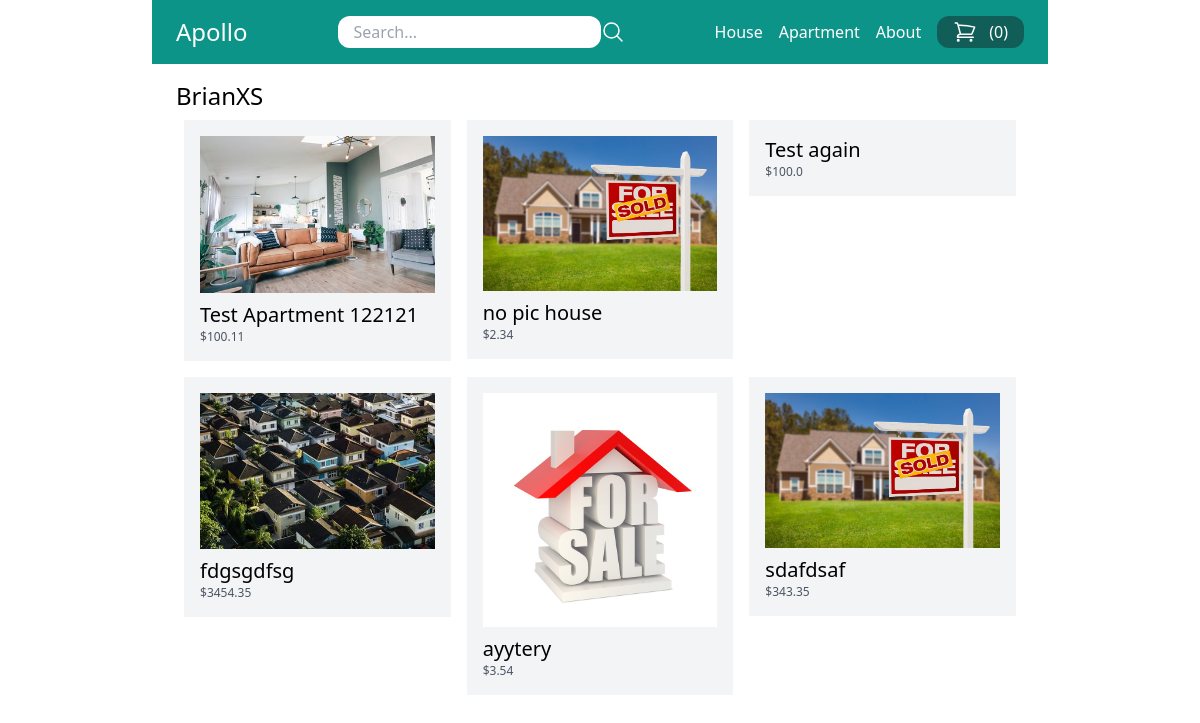
The page /vendors/3/ on the database its author committed.
### store/models.py (models this page shows, shortened)
class Category(models.Model):
    title = models.CharField(max_length=50)
    slug = models.SlugField(max_length=50)
    class Meta:
        verbose_name_plural = 'Categories'

class Product(models.Model):
    DRAFT = 'draft'
    WAITING_APPROVAL = 'waitingapproval'
    ACTIVE = 'active'
    DELETED = 'deleted'
    STATUS_CHOICES = (
        (DRAFT, 'Draft'),
        (WAITING_APPROVAL, 'Waiting approval'),
        (ACTIVE, 'Active'),
        (DELETED, 'Deleted'),
    )
    user = models.ForeignKey(User, related_name='products', on_delete=models.CASCADE)
    category = models.ForeignKey(Category, related_name='products', on_delete=models.CASCADE)
    title = models.CharField(max_length=50)
    slug = models.SlugField(max_length=50)
    description = models.TextField(blank=True)
    price = models.IntegerField()
    image = models.ImageField(upload_to='uploads/product_images/', blank=True, null=True)
    thumbnail = models.ImageField(upload_to='uploads/product_images/thumbnails/', blank=True, null=True)
    created_at = models.DateTimeField(auto_now_add=True)
    updated_at = models.DateTimeField(auto_now=True)
    status = models.CharField(max_length=50, choices=STATUS_CHOICES, default=ACTIVE)
    class Meta:
        ordering = ('-created_at',)
    def get_display_price(self):
        return self.price / 100

### userprofile/views.py (the view)
# urls.py: path('vendors/<int:pk>/', views.vendor_detail, name='vendor_detail'),
def vendor_detail(request, pk):
    user = User.objects.get(pk=pk)
    products = user.products.filter(status=Product.ACTIVE)
    return render(request, 'userprofile/vendor_detail.html', {
        'user': user,
        'products': products,
    })

### store/cart.py (called while the page is built)
    def __len__(self):
        return sum(item['quantity'] for item in self.cart.values())

### store/context_processors.py (called while the page is built)
def cart(request):
    return {'cart': Cart(request)}

### store/templatetags/menu.py (called while the page is built)
@register.inclusion_tag('core/menu.html')
def menu():
    categories = Category.objects.all()
    return {'categories': categories}

### userprofile/templates/userprofile/vendor_detail.html (shortened to what this page needs)
{% extends 'core/base.html' %}
{% block content %}
<h1 class="text-2xl">{% firstof user.get_full_name user.username %}</h1>
<div class="flex flex-wrap">
    {% for product in user.products.all %}
        <div class="product w-1/3 p-2">
            <div class="p-4 bg-gray-100">
                <a href="{% url 'product_detail' product.category.slug product.slug %}">
                    {% if product.image %}
                        <div class="image mb-2">
                            <img src="{{ product.image.url }}" alt="Image of {{ product.title }}">
                        </div>
                    {% endif %}
                    <h2 class="text-xl">{{ product.title }}</h2>
                    <p class="text-xs text-gray-600">${{ product.get_display_price }}</p>
                </a>
            </div>
        </div>
    {% endfor %}
</div>
{% endblock %}

### core/templates/core/menu.html
{% for category in categories %}
    <a href="{% url 'category_detail' category.slug %}" class="text-white">{{ category.title }}</a>
{% endfor %}
<a href="{% url 'about' %}" class="text-white">About</a>

### rows shown on the page
Category: title "House"
Category: title "Apartment"
Product: image (picture), title "Test Apartment 122121", get_display_price "100.11"
Product: image (picture), title "no pic house", get_display_price "2.34"
Product: title "Test again", get_display_price "100.0"
Product: image (picture), title "fdgsgdfsg", get_display_price "3454.35"
Product: image (picture), title "ayytery", get_display_price "3.54"
Product: image (picture), title "sdafdsaf", get_display_price "343.35"

### other values the page prints
{{ cart|length }} "0"
